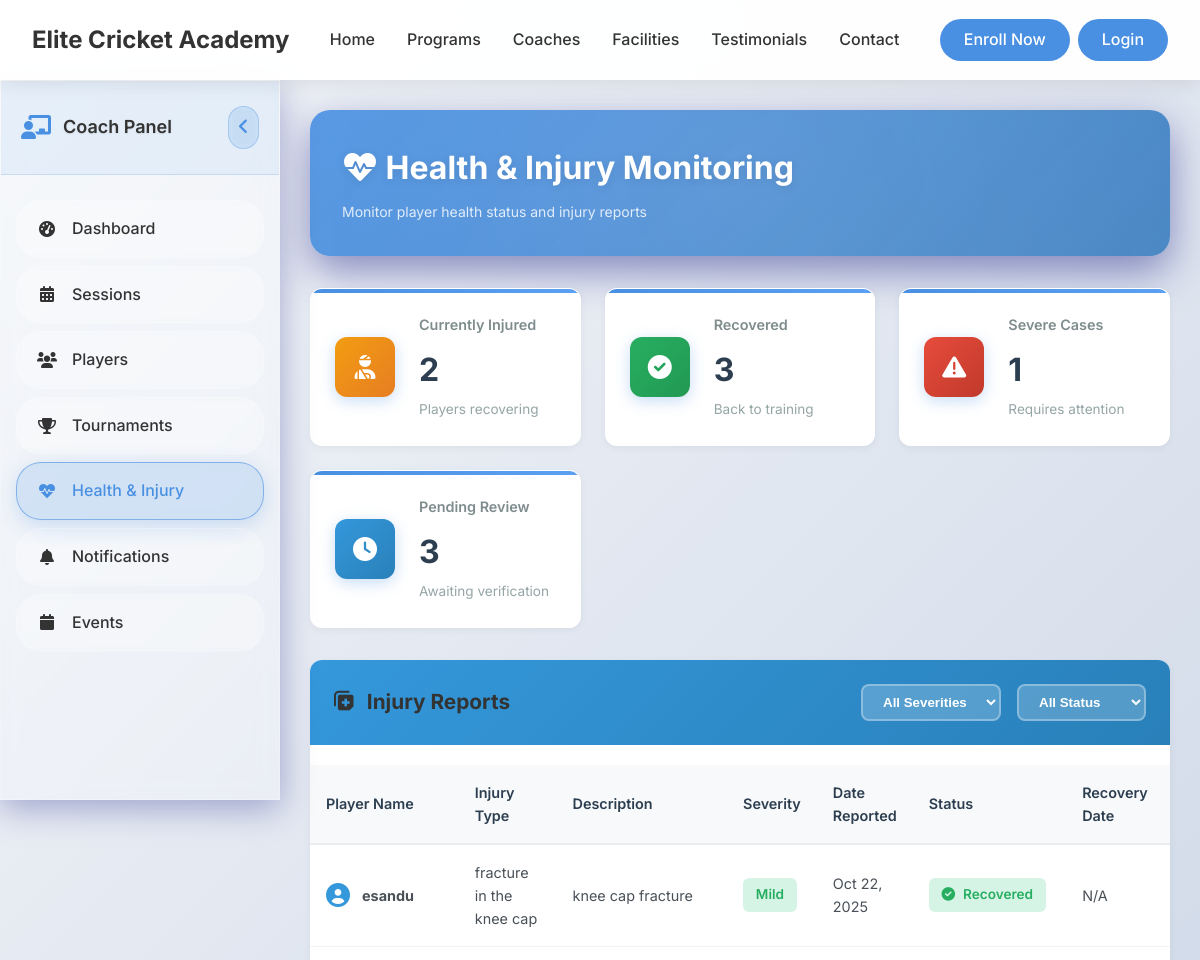
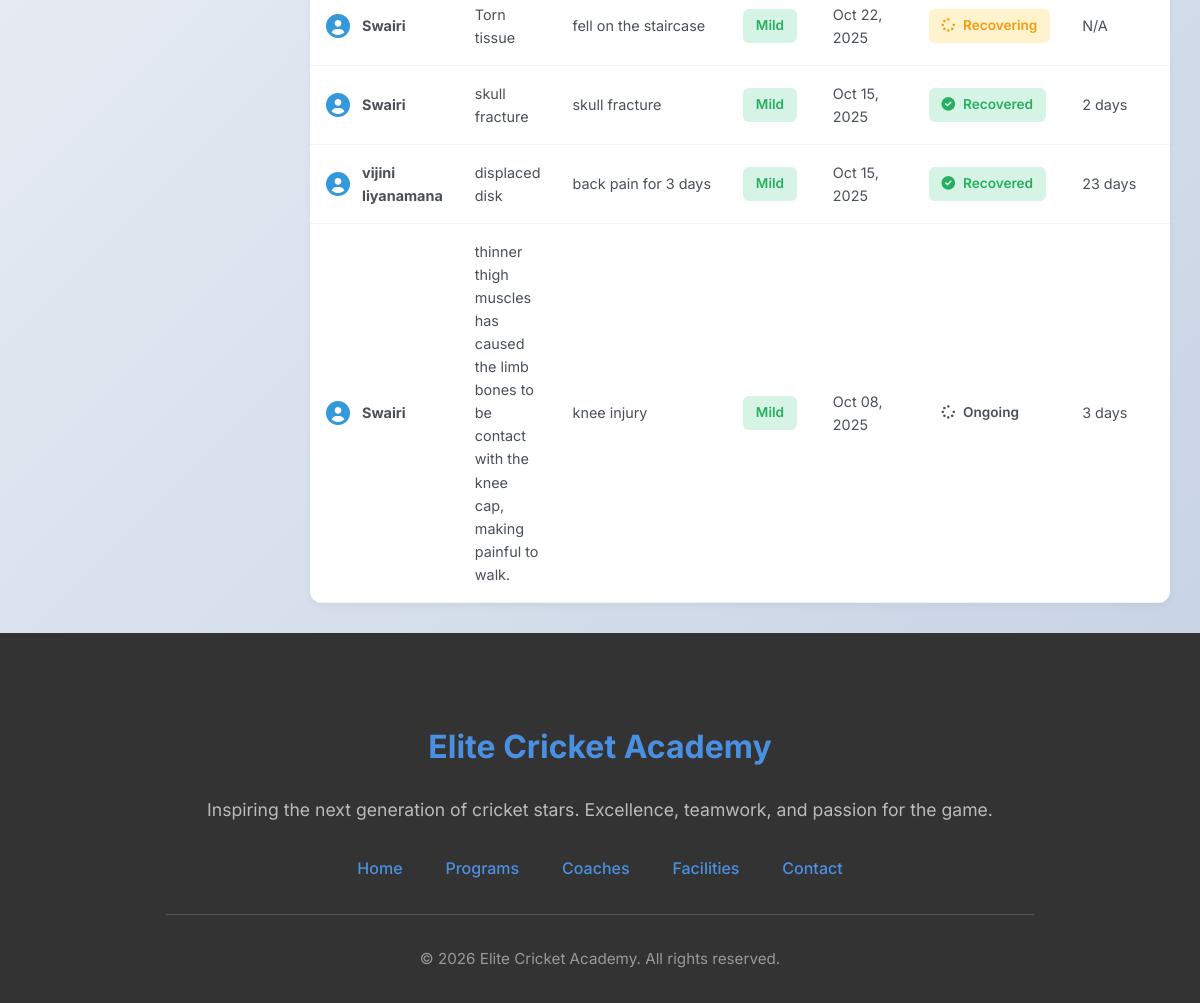
Screenshot of /coach/health (signed in) with the database file from the repository (2 pictures, top to bottom).
### tables this page shows
CREATE TABLE `playermedicalrecord` (
  `RecordID` int(11) NOT NULL,
  `PlayerID` int(11) NOT NULL,
  `InjuryDetails` text DEFAULT NULL,
  `Diagnosis` text DEFAULT NULL,
  `TreatmentGiven` text DEFAULT NULL,
  `RecoveryStatus` enum('recovering','recovered','chronic','ongoing') DEFAULT 'ongoing',
  `InjuryDate` date NOT NULL,
  `HappenedAtAcademy` enum('yes','no') DEFAULT 'no' COMMENT 'Did the injury occur at the academy?',
  `RestDaysNeeded` int(11) DEFAULT 0 COMMENT 'Estimated rest days required for recovery',
  `DiagnosisReceiptURL` varchar(255) DEFAULT NULL COMMENT 'Path or URL of uploaded diagnosis receipt image/file',
  `ReportedDate` date NOT NULL,
  `ReportedBy` int(11) DEFAULT NULL COMMENT 'Doctor, trainer, or player who reported',
  `verifyStatus` enum('pending','approved','rejected') DEFAULT 'pending'
);

CREATE TABLE `user` (
  `UserID` int(11) NOT NULL,
  `Name` varchar(255) NOT NULL,
  `DateOfBirth` date NOT NULL,
  `PhoneNumber` varchar(20) DEFAULT NULL,
  `Email` varchar(255) NOT NULL,
  `Address` text DEFAULT NULL,
  `School` varchar(255) DEFAULT NULL COMMENT 'School or educational institution',
  `Role` enum('Admin','ShopEmployee','Coach','Trainer','Player') NOT NULL,
  `Username` varchar(100) NOT NULL,
  `PasswordHash` varchar(255) NOT NULL,
  `DateJoined` datetime DEFAULT current_timestamp(),
  `Status` enum('active','inactive') DEFAULT 'active',
  `RequiresPasswordChange` tinyint(1) DEFAULT 0 COMMENT 'Force password change on first login',
  `PasswordChangeDeadline` datetime DEFAULT NULL COMMENT 'Deadline for mandatory password change',
  `LastLoginAt` datetime DEFAULT NULL COMMENT 'Track last successful login',
  `LoginAttempts` int(11) DEFAULT 0 COMMENT 'Failed login attempts counter',
  `AccountLockedUntil` datetime DEFAULT NULL COMMENT 'Account lock expiry time',
  `CreatedBy` int(11) DEFAULT NULL COMMENT 'Admin who created this user',
  `Notes` text DEFAULT NULL COMMENT 'Admin notes about the user',
  `ProfileImage` varchar(255) DEFAULT NULL COMMENT 'Relative path to user profile image (e.g., uploads/profile_images/profile_1_123456789.jpg)'
);

### app/controllers/Coach.php (called while the page is built, shortened)
<?php
class Coach extends Controller {
    public function health() {
        $medicalModel = $this->model('M_Medical');
        $medicalRecords = $medicalModel->getAllMedicalRecordsWithPlayerInfo();
        $recoveredCount = 0;
        $injuredCount = 0;
        $severeCount = 0;
        $pendingCount = 0;
        foreach ($medicalRecords as $record) {
            $status = strtolower($record->RecoveryStatus ?? '');
            if ($status === 'recovered') {
                $recoveredCount++;
            } else {
                $injuredCount++;
            }
            if ($status === 'chronic' || (isset($record->RestDaysNeeded) && $record->RestDaysNeeded > 14)) {
                $severeCount++;
            }
            $verifyStatus = strtolower($record->verifyStatus ?? 'pending');
            if ($verifyStatus === 'pending') {
                $pendingCount++;
            }
        }
        $data = [
            'title' => 'Health & Injury Monitoring - Elite Cricket Academy',
            'medicalRecords' => $medicalRecords,
            'injuredCount' => $injuredCount,
            'recoveredCount' => $recoveredCount,
            'severeCount' => $severeCount,
            'pendingCount' => $pendingCount
        ];
        $this->view('coach/health', $data);
    }
}
?>

### app/libraries/Core.php (called while the page is built, shortened)
<?php
class Core {
    protected $currentMethod = 'index';
    public function __construct() {
        $url = $this->getURL();
        if($url && file_exists('../app/controllers/' . ucwords($url[0]) . '.php')) {
            unset($url[0]);
        }
        $this->currentController = new $this->currentController;
        if(isset($url[1])) {
            if(method_exists($this->currentController, $url[1])) {
                $this->currentMethod = $url[1];
                unset($url[1]);
            }
        }
        $this->param = $url ? array_values($url) : [];
        call_user_func_array([$this->currentController, $this->currentMethod], $this->param);
    }
    public function getURL() {
        if(isset($_GET['url'])) {
            $url = rtrim($_GET['url'], '/');
            $url = filter_var($url, FILTER_SANITIZE_URL);
            $url = explode('/', $url);
            return $url;
        }
    }
}
?>

### public/index.php (called while the page is built, shortened)
<?php
    $ini = new Core();
?>

### app/libraries/Database.php (called while the page is built, shortened)
<?php
    class Database {
        private $host = DB_HOST;
        private $user = DB_USER;
        private $password = DB_PASS;
        private $dbname = DB_NAME;
        private $dbh;
        private $statement;
        public function __construct() {
            $dsn = "mysql:host=". $this->host .";dbname=". $this->dbname;
            $options = array(
                PDO::ATTR_PERSISTENT => true,
                PDO::ATTR_ERRMODE => PDO::ERRMODE_EXCEPTION
            );
            try {
                $this->dbh = new PDO($dsn, $this->user, $this->password, $options);
                $this->dbh->setAttribute(PDO::ATTR_CASE, PDO::CASE_NATURAL);
                $this->dbh->setAttribute(PDO::ATTR_ERRMODE, PDO::ERRMODE_EXCEPTION);
                $this->dbh->setAttribute(PDO::ATTR_DEFAULT_FETCH_MODE, PDO::FETCH_OBJ);
            } catch (PDOException $e) {
                $this->error = $e->getMessage();
                echo "Connection failed: " . $this->error;
            }
        }
        public function query($sql) {
            $this->statement = $this->dbh->prepare($sql);
    }
        public function execute() {
            try {
                $result = $this->statement->execute();
                return $result;
            } catch (PDOException $e) {
                error_log("Database execution error: " . $e->getMessage());
                error_log("SQL Error Info: " . print_r($this->statement->errorInfo(), true));
                return false;
            }
        }
        public function resultSet() {
            $this->execute();
            return $this->statement->fetchAll(PDO::FETCH_OBJ);
        }
    }
?>

### app/models/M_Medical.php (called while the page is built, shortened)
<?php
class M_Medical {
    private $db;
    public function __construct() {
        $this->db = new Database;
    }
    public function getAllMedicalRecordsWithPlayerInfo() {
        $this->db->query('SELECT
            pmr.*,
            u.Name as PlayerName,
            u.PhoneNumber as PlayerContact,
            u.Email as PlayerEmail
            FROM PlayerMedicalRecord pmr
            LEFT JOIN user u ON pmr.PlayerID = u.UserID
            WHERE u.Role = "Player"
            ORDER BY pmr.InjuryDate DESC, pmr.ReportedDate DESC');
        return $this->db->resultSet();
    }
}
?>

### app/views/coach/health.php (the view, shortened to what this page needs)
<?php require_once APPROOT . '/views/inc/components/header.php'; ?>
<link rel="stylesheet" href="<?php echo URLROOT; ?>/css/coach-dashboard.css">
<link rel="stylesheet" href="<?php echo URLROOT; ?>/css/coach/health.css">
<div class="coach-layout">
    <div class="coach-sidebar" id="coachSidebar">
        <div class="sidebar-header">
            <div class="coach-logo">
                <i class="fas fa-chalkboard-teacher"></i>
                <h3>Coach Panel</h3>
            </div>
            <button class="sidebar-toggle" id="sidebarToggle">
                <i class="fas fa-angle-left"></i>
            </button>
        </div>
        <nav class="sidebar-nav">
            <ul class="nav-menu">
                <li class="nav-item">
                    <a href="<?php echo URLROOT; ?>/coach/dashboard" class="nav-link" data-tooltip="Dashboard">
                        <i class="fas fa-tachometer-alt"></i>
                        <span>Dashboard</span>
                    </a>
                </li>
                <li class="nav-item">
                    <a href="<?php echo URLROOT; ?>/coach/sessions" class="nav-link" data-tooltip="Sessions">
                        <i class="fas fa-calendar-alt"></i>
                        <span>Sessions</span>
                    </a>
                </li>
                <li class="nav-item">
                    <a href="<?php echo URLROOT; ?>/coach/players" class="nav-link" data-tooltip="Players">
                        <i class="fas fa-users"></i>
                        <span>Players</span>
                    </a>
                </li>
                <li class="nav-item">
                    <a href="<?php echo URLROOT; ?>/coach/tournaments" class="nav-link" data-tooltip="Tournaments">
                        <i class="fas fa-trophy"></i>
                        <span>Tournaments</span>
                    </a>
                </li>
                <li class="nav-item active">
                    <a href="<?php echo URLROOT; ?>/coach/health" class="nav-link" data-tooltip="Health & Injury">
                        <i class="fas fa-heartbeat"></i>
                        <span>Health & Injury</span>
                    </a>
                </li>
                <li class="nav-item">
                    <a href="<?php echo URLROOT; ?>/coach/notifications" class="nav-link" data-tooltip="Notifications">
                        <i class="fas fa-bell"></i>
                        <span>Notifications</span>
                    </a>
                </li>
                <li class="nav-item">
                    <a href="<?php echo URLROOT; ?>/coach/events" class="nav-link" data-tooltip="Events">
                        <i class="fas fa-calendar"></i>
                        <span>Events</span>
                    </a>
                </li>
            </ul>
        </nav>
    </div>
    <div class="main-content">
        <div class="dashboard-header">
            <div class="header-content">
                <div class="header-left">
                    <h1>
                        <i class="fas fa-heartbeat"></i>
                        Health & Injury Monitoring
                    </h1>
                    <p style="margin: 0; opacity: 0.9; font-size: 14px;">Monitor player health status and injury reports</p>
                </div>
            </div>
        </div>
        <div class="stats-grid">
            <div class="stat-card">
                <div class="stat-icon recovering">
                    <i class="fas fa-user-injured"></i>
                </div>
                <div class="stat-content">
                    <h3>Currently Injured</h3>
                    <div class="stat-number"><?php echo $data['injuredCount']; ?></div>
                    <p class="stat-description">Players recovering</p>
                </div>
            </div>
            <div class="stat-card">
                <div class="stat-icon recovered">
                    <i class="fas fa-check-circle"></i>
                </div>
                <div class="stat-content">
                    <h3>Recovered</h3>
                    <div class="stat-number"><?php echo $data['recoveredCount']; ?></div>
                    <p class="stat-description">Back to training</p>
                </div>
            </div>
            <div class="stat-card">
                <div class="stat-icon severe">
                    <i class="fas fa-exclamation-triangle"></i>
                </div>
                <div class="stat-content">
                    <h3>Severe Cases</h3>
                    <div class="stat-number"><?php echo $data['severeCount']; ?></div>
                    <p class="stat-description">Requires attention</p>
                </div>
            </div>
            <div class="stat-card">
                <div class="stat-icon pending">
                    <i class="fas fa-clock"></i>
                </div>
                <div class="stat-content">
                    <h3>Pending Review</h3>
                    <div class="stat-number"><?php echo $data['pendingCount']; ?></div>
                    <p class="stat-description">Awaiting verification</p>
                </div>
            </div>
        </div>
        <div class="health-card">
            <div class="card-header">
                <h3><i class="fas fa-notes-medical"></i> Injury Reports</h3>
                <div class="header-actions">
                    <select class="filter-select" id="severityFilter">
                        <option value="all">All Severities</option>
                    </select>
                    <select class="filter-select" id="statusFilter">
                        <option value="all">All Status</option>
                    </select>
                </div>
            </div>
            <div class="table-container">
                <table class="health-table">
                    <thead>
                        <tr>
                            <th>Player Name</th>
                            <th>Injury Type</th>
                            <th>Description</th>
                            <th>Severity</th>
                            <th>Date Reported</th>
                            <th>Status</th>
                            <th>Recovery Date</th>
                            <th>Actions</th>
                        </tr>
                    </thead>
                    <tbody>
                        <?php
                        if (!empty($data['medicalRecords'])):
                            foreach ($data['medicalRecords'] as $record):
                                $severity = 'moderate';
                                if ($record->RecoveryStatus == 'recovered') {
                                    $severity = 'mild';
                                } elseif ($record->RecoveryStatus == 'chronic') {
                                    $severity = 'severe';
                                } elseif ($record->RestDaysNeeded > 14) {
                                    $severity = 'severe';
                                } elseif ($record->RestDaysNeeded < 7) {
                                    $severity = 'mild';
                                }
                                $statusClass = strtolower($record->RecoveryStatus);
                        ?>
                        <tr data-severity="<?php echo $severity; ?>" data-status="<?php echo $statusClass; ?>">
                            <td>
                                <div class="player-info">
                                    <i class="fas fa-user-circle"></i>
                                    <strong><?php echo htmlspecialchars($record->PlayerName); ?></strong>
                                </div>
                            </td>
                            <td><?php echo htmlspecialchars($record->Diagnosis ?? 'Not specified'); ?></td>
                            <td class="injury-desc"><?php echo htmlspecialchars($record->InjuryDetails ?? 'No details provided'); ?></td>
                            <td>
                                <span class="severity-badge <?php echo $severity; ?>">
                                    <?php echo ucfirst($severity); ?>
                                </span>
                            </td>
                            <td><?php echo date('M d, Y', strtotime($record->InjuryDate)); ?></td>
                            <td>
                                <span class="status-badge <?php echo $statusClass; ?>">
                                    <i class="fas fa-<?php echo $statusClass === 'recovered' ? 'check-circle' : 'spinner'; ?>"></i>
                                    <?php echo ucfirst($record->RecoveryStatus); ?>
                                </span>
                            </td>
                            <td><?php echo $record->RestDaysNeeded > 0 ? $record->RestDaysNeeded . ' days' : 'N/A'; ?></td>
                            <td>
                            </td>
                        </tr>
                        <?php endforeach;
                        endif; ?>
                    </tbody>
                </table>
            </div>
        </div>
    </div>
</div>
<?php require_once APPROOT . '/views/inc/components/footer.php'; ?>

### rows the page displays
playermedicalrecord: ReportedBy.Name "esandu", Diagnosis "fracture in the knee cap", InjuryDetails "knee cap fracture", RecoveryStatus "Mild", InjuryDate "Oct 22, 2025", RecoveryStatus "Recovered", RestDaysNeeded "N/A"
playermedicalrecord: ReportedBy.Name "Swairi", Diagnosis "Torn tissue", InjuryDetails "fell on the staircase", severity "Mild", InjuryDate "Oct 22, 2025", RecoveryStatus "Recovering", shows "N/A"
playermedicalrecord: ReportedBy.Name "Swairi", Diagnosis "skull fracture", InjuryDetails "skull fracture", RecoveryStatus "Mild", InjuryDate "Oct 15, 2025", RecoveryStatus "Recovered", RestDaysNeeded "2"
playermedicalrecord: ReportedBy.Name "vijini liyanamana", Diagnosis "displaced disk", InjuryDetails "back pain for 3 days", RecoveryStatus "Mild", InjuryDate "Oct 15, 2025", RecoveryStatus "Recovered", RestDaysNeeded "23"
playermedicalrecord: ReportedBy.Name "Swairi", Diagnosis "thinner thigh muscles has caused the limb bones to be contact with the knee cap, making painful to walk.", InjuryDetails "knee injury", severity "Mild", InjuryDate "Oct 08, 2025", RecoveryStatus "Ongoing", RestDaysNeeded "3"

### other values shown
$data['injuredCount'] "2"
$data['recoveredCount'] "3"
$data['severeCount'] "1"
$data['pendingCount'] "3"
